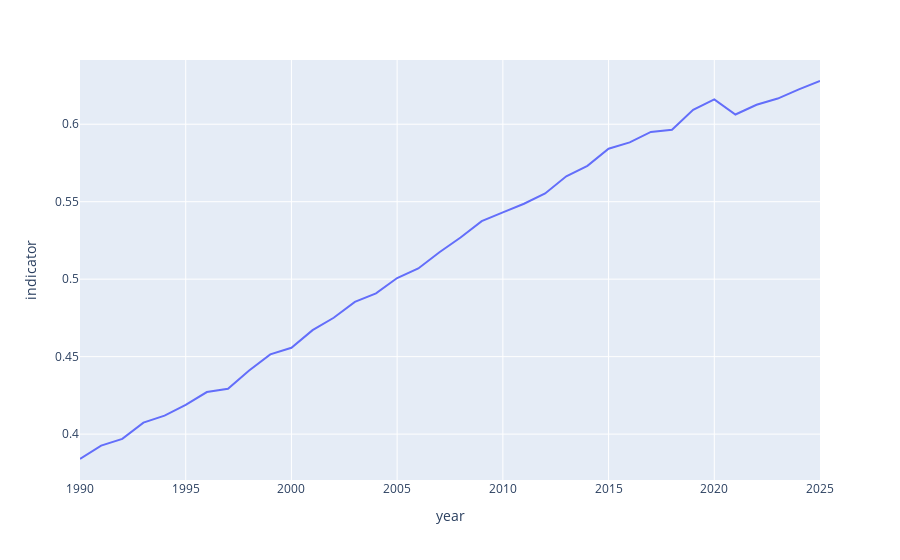

The notebook cell saved with this chart:
### Code cell
#aggregated index

aggregated_data = merged_data.groupby('year').mean()
aggregated_data = aggregated_data.reset_index()

fig = px.line(aggregated_data, y='indicator', x = "year")
fig.show()

### Figure 1 — Plotly figure (JSON) as saved in the notebook; plotly's stock layout.template omitted (floating-point values rounded to 4 significant figures)
{"data": [{"hoverlabel": {"namelength": 0}, "hovertemplate": "year=%{x}<br>indicator=%{y}", "legendgroup": "", "line": {"color": "#636efa", "dash": "solid"}, "mode": "lines", "name": "", "showlegend": false, "type": "scatter", "x": [1990, 1991, 1992, 1993, 1994, 1995, 1996, 1997, 1998, 1999, 2000, 2001, 2002, 2003, 2004, 2005, 2006, 2007, 2008, 2009, 2010, 2011, 2012, 2013, 2014, 2015, 2016, 2017, 2018, 2019, 2020, 2021, 2022, 2023, 2024, 2025], "xaxis": "x", "y": [0.3839, 0.3926, 0.397, 0.4074, 0.412, 0.4188, 0.4272, 0.4292, 0.441, 0.4515, 0.4557, 0.4671, 0.4751, 0.4853, 0.4909, 0.5007, 0.5069, 0.5174, 0.5269, 0.5375, 0.5432, 0.5487, 0.5553, 0.5664, 0.5732, 0.5842, 0.5883, 0.595, 0.5964, 0.6093, 0.616, 0.6063, 0.6126, 0.6166, 0.6225, 0.6279], "yaxis": "y"}], "layout": {"legend": {"tracegroupgap": 0}, "margin": {"t": 60}, "xaxis": {"anchor": "y", "domain": [0, 1], "title": {"text": "year"}}, "yaxis": {"anchor": "x", "domain": [0, 1], "title": {"text": "indicator"}}}}
